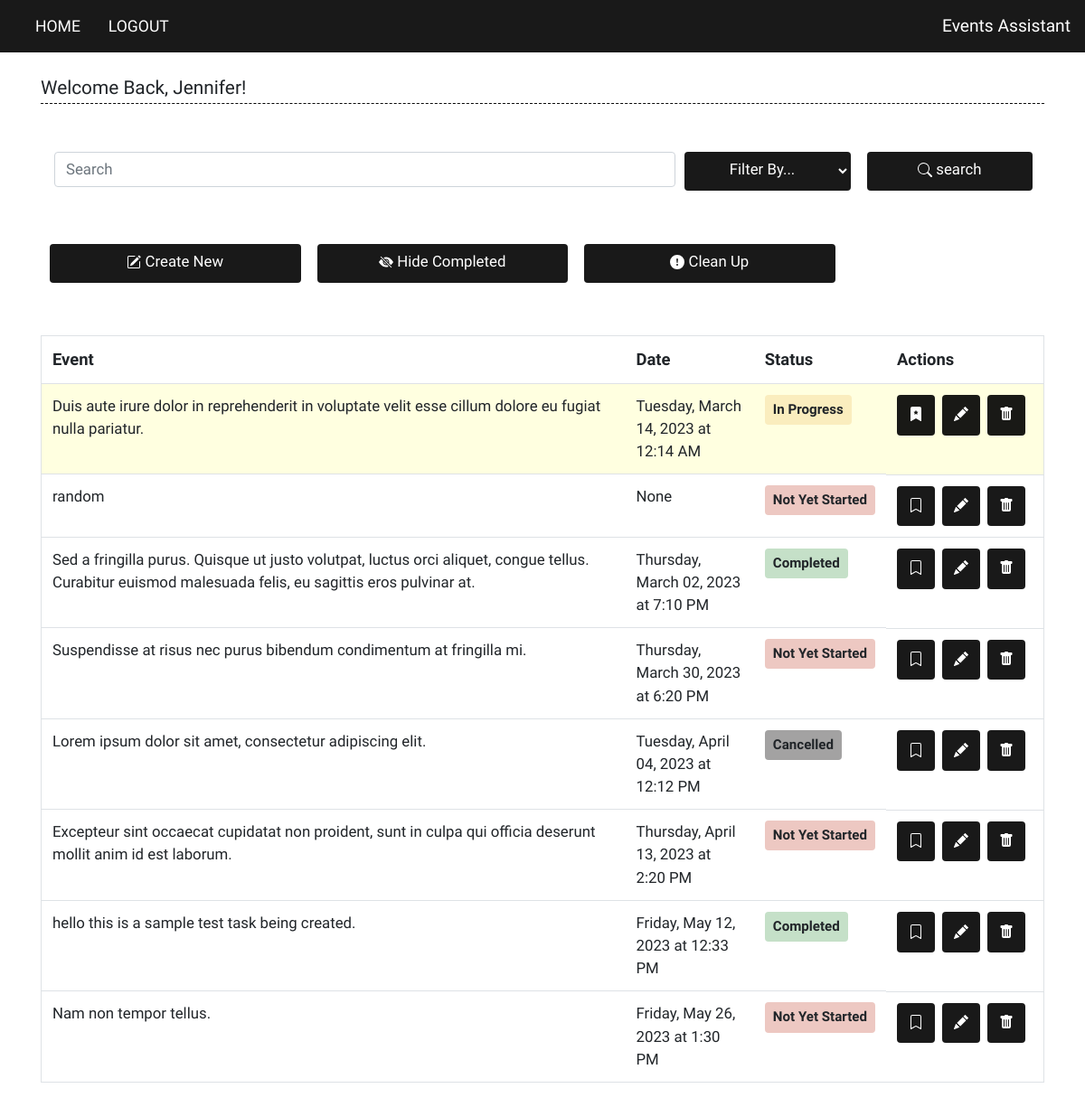
The page /home (signed in) on the database as committed earlier.
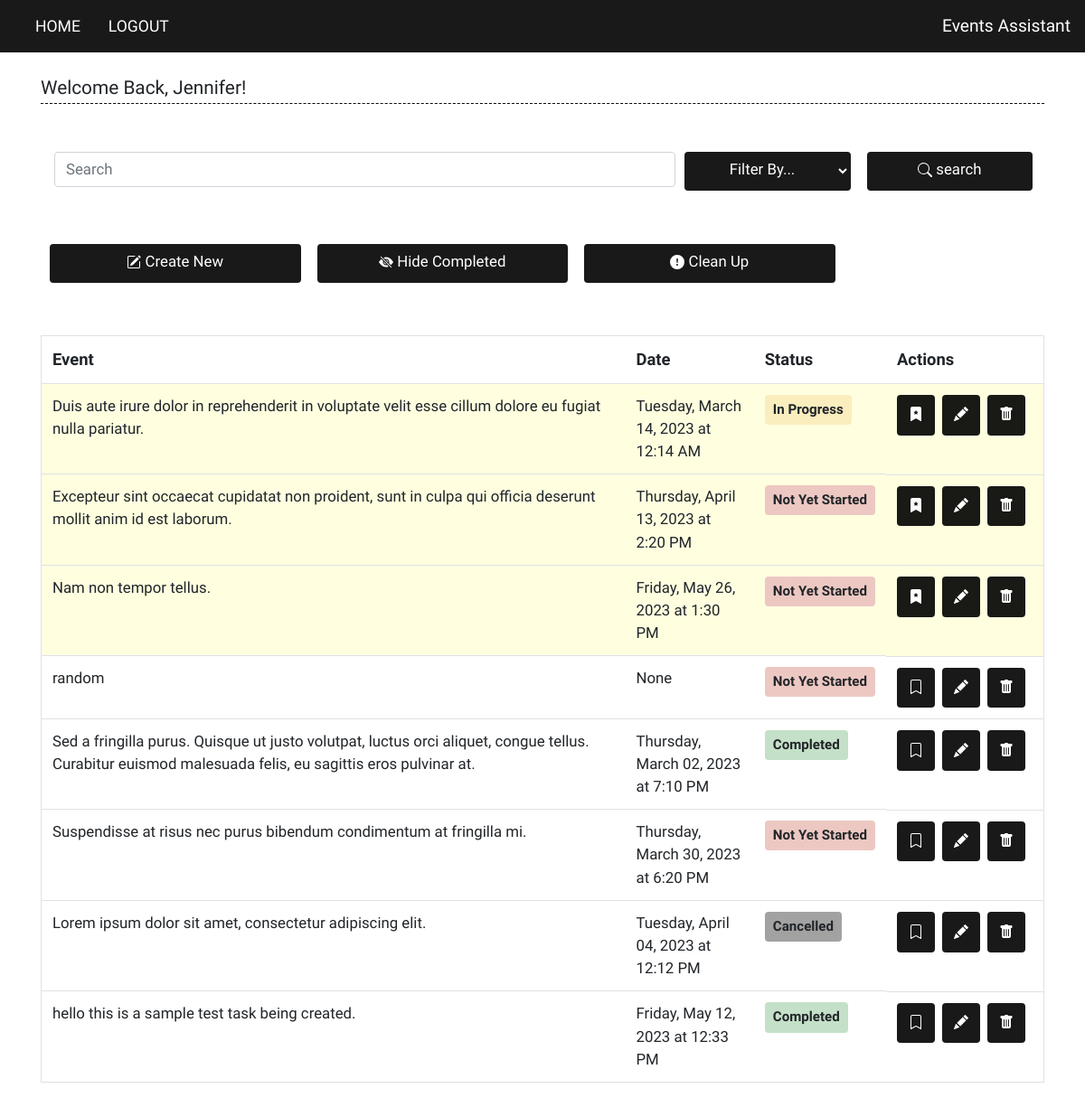
The same page on the database as committed later.
### website/models.py (models this page shows)
class User(db.Model, UserMixin):
    id = db.Column(db.Integer, primary_key=True)
    username = db.Column(db.String(150), unique=True)
    password = db.Column(db.String(150))
    first_name = db.Column(db.String(150))
    tasks = db.relationship('Task')

class Task(db.Model):
    id = db.Column(db.Integer, primary_key=True)
    content = db.Column(db.String(200), nullable=False)
    due_date = db.Column(db.String(30)) # formatted str date (ex: Tuesday, April 05, 2022)
    due_date_int = db.Column(db.String(20)) # YYYY-MM-DD str format
    time = db.Column(db.String(20)) # str type, account for untimed tasks
    user_id = db.Column(db.Integer, db.ForeignKey('user.id'))
    status = db.Column(db.String(30), default="Not Yet Started") # Other Statuses: In Progress, Completed, Cancelled
    bookmarked = db.Column(db.Boolean, default=False)

### website/views.py (the view, shortened to what this page needs)
@views.route('/', methods=['POST', 'GET'])
@views.route('/home', methods=['POST', 'GET'])
@login_required
def home():
    tasks = Task.query.filter_by(user_id=current_user.id). \
                                order_by(Task.bookmarked.desc(), Task.due_date_int, Task.time).all()
    return render_template('home.html', user=current_user, tasks=tasks, isQuery=False)

### website/__init__.py (called while the page is built)
def create_app():
    app = Flask(__name__)
    app.config['SECRET_KEY'] = '2797cfdcad8dcc11d9f00ffbc5704bee'
    app.config['SQLALCHEMY_DATABASE_URI'] = f'sqlite:///{DB_NAME}'
    db.init_app(app)
    from .views import views
    from .auth import auth
    app.register_blueprint(views, url_prefix='/')
    app.register_blueprint(auth, url_prefix='/')
    from .models import Task, User
    create_database(app)
    login_manager = LoginManager()
    login_manager.login_view = 'auth.login' # if not logged in
    login_manager.init_app(app)
    @login_manager.user_loader
    def load_user(id):
        return User.query.get(int(id))
    return app

### website/templates/home.html (shortened to what this page needs)
{% extends "base.html" %}
{% block content %}
  <br>
  <legend class="main-header">Welcome Back, {{ user.first_name }}!</legend>
  <form method="POST" class="row">
    <div class="form-group input-group searchbar">
      <input type="search" id="Query" name="Query" class="button form-control rounded col-md-7 col-lg-9 custom-btn" placeholder="Search">
      <select class="form-select dropdown-btn btn col-md-3 col-lg-2 custom-btn" value="Filter" name="QueryFilter">
        <option selected>Filter By...</option>
      </select>
      <button type="submit" class="btn search-btn col-md-2 col-lg-2 custom-btn" name="action" value="Search">
         search
      </button>
    </div>
  </form>
  <br>
  <div class="container home-main-buttons">
    <form method="POST">
      <div class="row">
        <button
          type="submit"
          class="btn col-md-3 col-lg-3 custom-btn"
          name="action"
          value="Create New"
        >
        Create New
        </button>
        <button
          type="submit"
          class="btn col-md-3 col-lg-3 custom-btn"
          name="action"
          value="Hide Completed Tasks"
          onclick="toggleView(this); return false;"
        >
        Hide Completed
        </button>
        <button
          type="submit"
          class="btn col-md-3 col-lg-3 custom-btn"
          name="action"
          value="Clean Up"
          onclick="return confirmDelete(`all`)"
        >
        <svg xmlns="http://www.w3.org/2000/svg" width="16" height="16" fill="currentColor" class="bi bi-exclamation-circle-fill" viewBox="0 0 16 16">
          <path d="M16 8A8 8 0 1 1 0 8a8 8 0 0 1 16 0zM8 4a.905.905 0 0 0-.9.995l.35 3.507a.552.552 0 0 0 1.1 0l.35-3.507A.905.905 0 0 0 8 4zm.002 6a1 1 0 1 0 0 2 1 1 0 0 0 0-2z"/>
        </svg>
        Clean Up
        </button>
      </div>
    </form>
  </div>
  {% if tasks|length >= 1%}
  <div class="table-responsive">
  <table id="tasksTable" class="table border fade-container">
    <thead class="header-row">
      <tr>
        <td>Event</td>
        <td>Date</td>
        <td>Status</td>
        <td>Actions</td>
      </tr>
    </thead>
    <tbody class="tasks-text">
      {% for task in tasks %}
        {% if task.bookmarked %}
        <tr class="bookmarked-group data-row">
        {% else %}
        <tr class="unbookmarked-group data-row">
        {% endif %}
        {% if task.content|length >= 80 %}
          <td>{{ task.content }}</td>
        {% else %}
        <td>
          <p>
            {{ task.content }}
            <span style="color:transparent;">{{ "a" * (60 - task.content|length) }}</span>
          </p>
        </td>
        {% endif %}
          <td>
            {% if task.due_date != "None" and task.time %}
              {{ task.due_date }} at {{ task.time }}
            {% else %}
              {{ task.due_date }}
            {% endif %}
          </td>
          <td class="status-col">
            {% if task.status == "Completed" %}
              <span class="badge completed-badge">
                {{ task.status }}
              </span>
            {% elif task.status == "In Progress" %}
              <span class="badge progress-badge">
                {{ task.status }}
              </span>
            {% elif task.status == "Cancelled" %}
              <span class="badge cancelled-badge">
                {{ task.status }}
              </span>
            {% else %}
              <span class="badge todo-badge">
                {{ task.status }}
              </span>
            {% endif %}
          </td>
          <td class="table-actions">
            <a href="/bookmark/{{ task.id }}" class="btn">
            </a>
            <a href="/update/{{ task.id }}" class="btn">
            </a>
            <a href="/delete/{{ task.id }}" class="btn" onclick="return confirmDelete(`single`)">
            </a>
          </td>
        </tr>
      {% endfor %}
    </tbody>
  </table>
  </div>
  {% endif %}
  <br>
{% endblock %}

### website/templates/base.html (shortened to what this page needs)
<!DOCTYPE html>
<html lang="en">
    <head>
        <link
            rel="stylesheet"
            href="https://stackpath.bootstrapcdn.com/bootstrap/4.4.1/css/bootstrap.min.css"
        >
        <link
            rel="stylesheet"
            href="https://stackpath.bootstrapcdn.com/font-awesome/4.7.0/css/font-awesome.min.css"
        >
        <link type="text/css" rel="stylesheet" href="/static/style.css">
    </head>
    <header>
        <nav class="navbar navbar-expand-lg navbar-container">
            <div class="collapse navbar-collapse" id="navbar">
                <div class="navbar-nav">
                    {% if user.is_authenticated %}
                        <a class="nav-item nav-link" id="home" href="/">HOME</a>
                        <a class="nav-item nav-link" id="logout" href="/logout">LOGOUT</a>
                    {% else %}
                        <a class="nav-item nav-link" id="login" href="/login">LOGIN</a>
                        <a class="nav-item nav-link" id="register" href="/register">REGISTER</a>
                    {% endif %}
                </div>
            </div>
            <span class="title-header">
                <a href="/">Events Assistant</a>
            </span>
        </nav>
    </header>
    <body>
        <div class="container">
            {% block content %} {% endblock %}
        </div>
    </body>
</html>

### website/static/style.css (style rules this page uses)
.bookmarked-group { background-color: lightyellow; }
* { font-family: 'Pangolin', cursive; }
.form-group { margin: 20px; }
.col-title, .btn, .button, #content, .tasks-text, #due_date, #time, #curr_status { font-size: 1.05em; }
.header-row { font-size: 1.15em; font-weight: bold; }
.table-actions { display: inline-flex; }
.navbar-container { background-color: rgba(0,0,0,0.9); text-align: center; }
.navbar-nav a, .navbar-toggler-icon { color: white; font-family: 'Yomogi', cursive; }
.nav-item { margin-left: 10%; font-size: 1.1em; }
.title-header { font-size: 1.2em; }
.title-header a { text-decoration: none; color: white; font-family: 'Yomogi', cursive; }
.main-header { border-bottom: 1px dashed black; font-size: 1.3em; }
.btn { background-color: rgba(0,0,0,0.9); color: white; font-family: 'Yomogi', cursive; padding-bottom: 10px; margin-right: 8px; }
.custom-btn { margin-top: 15px; }
.home-main-buttons { margin-bottom: 58px; }
.badge { padding: 9px; font-size: .9em; }
.completed-badge { background-color: rgb(197, 224, 200); }
.progress-badge { background-color: rgb(250, 237, 190); }
.cancelled-badge { background-color: rgb(163, 162, 162); }
.todo-badge { background-color: rgb(237, 200, 194); }
.searchbar { margin-top: 30px; }
@media all and (min-width:580px) { .custom-btn { margin-left: 10px; } }
.fade-container { animation: fadein 1.3s; }

Rows that differ between the two databases and show on the page:
changed Task "Thursday, April 13, 2023": bookmarked False → True (drawn); moves up the list
changed Task "Nam non tempor tellus.": bookmarked False → True (drawn); moves up the list
